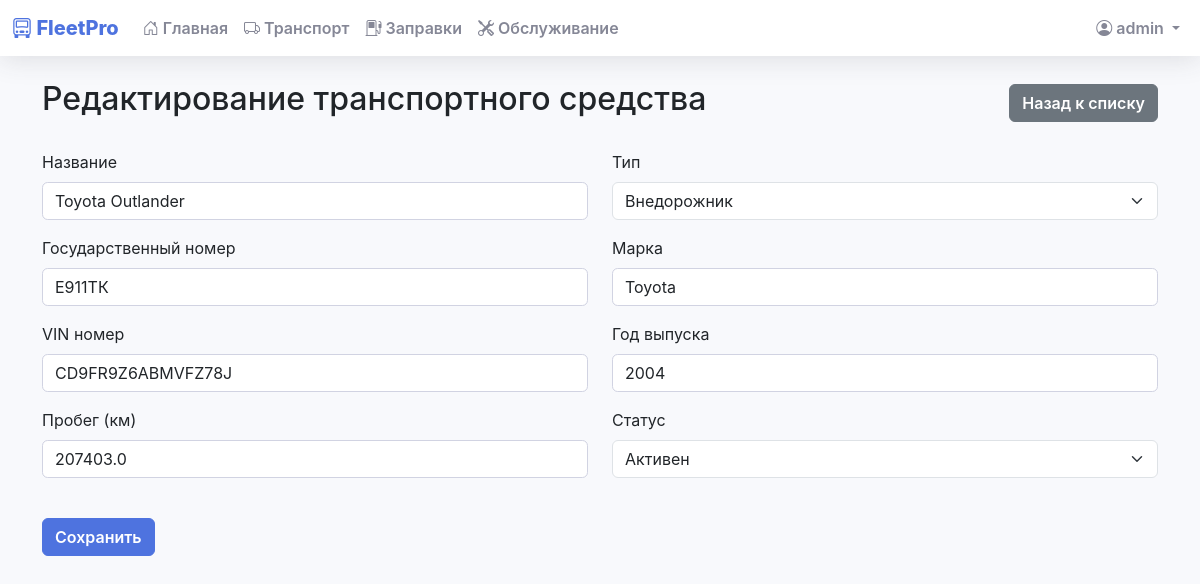
Page /edit_vehicle/1 (signed in) on the committed database.
### models.py (models this page shows, shortened)
class User(db.Model, UserMixin):
    id = db.Column(db.Integer, primary_key=True)
    username = db.Column(db.String(80), unique=True, nullable=False)
    password = db.Column(db.String(120), nullable=False)
    role = db.Column(db.String(20), nullable=False, default='user')
    email = db.Column(db.String(120), unique=True, nullable=False)
    phone = db.Column(db.String(20), nullable=False)
    created_at = db.Column(db.DateTime, default=datetime.utcnow)

class Vehicle(db.Model):
    id = db.Column(db.Integer, primary_key=True)
    name = db.Column(db.String(100), nullable=False)
    type = db.Column(db.String(50), nullable=False)
    plate = db.Column(db.String(20), unique=True, nullable=False)
    brand = db.Column(db.String(50), nullable=False)
    vin = db.Column(db.String(50), unique=True, nullable=False)
    status = db.Column(db.String(20), nullable=False)
    year = db.Column(db.Integer)
    mileage = db.Column(db.Float, default=0)
    last_maintenance_date = db.Column(db.DateTime)
    next_maintenance_date = db.Column(db.DateTime)
    created_at = db.Column(db.DateTime, default=datetime.utcnow)
    fuel_records = db.relationship('FuelRecord', backref='vehicle', lazy=True)
    maintenance_records = db.relationship('MaintenanceRecord', backref='vehicle', lazy=True)

### app.py (the view, shortened to what this page needs)
@app.route('/edit_vehicle/<int:vehicle_id>', methods=['GET', 'POST'])
@login_required
def edit_vehicle(vehicle_id):
    if current_user.role not in ['admin', 'manager']:
        flash('У вас нет прав для выполнения этой операции', 'danger')
        return redirect(url_for('vehicles_list'))
    vehicle = Vehicle.query.get_or_404(vehicle_id)
    return render_template('edit_vehicle.html', vehicle=vehicle)

### app.py (called while the page is built)
@login_manager.user_loader
def load_user(user_id):
    return User.query.get(int(user_id))

### templates/edit_vehicle.html (shortened to what this page needs)
{% extends "base.html" %}
{% block content %}
<div class="container mt-4">
    <div class="d-flex justify-content-between align-items-center mb-4">
        <h2>Редактирование транспортного средства</h2>
        <a href="javascript:history.back()" class="btn btn-secondary">Назад к списку</a>
    </div>
    <form method="POST" class="mt-4">
        <div class="row">
            <div class="col-md-6 mb-3">
                <label for="name" class="form-label">Название</label>
                <input type="text" class="form-control" id="name" name="name" value="{{ vehicle.name }}" required>
            </div>
            <div class="col-md-6 mb-3">
                <label for="type" class="form-label">Тип</label>
                <select class="form-select" id="type" name="type" required>
                    <option value="suv" {% if vehicle.type == 'suv' %}selected{% endif %}>Внедорожник</option>
                </select>
            </div>
        </div>
        <div class="row">
            <div class="col-md-6 mb-3">
                <label for="plate" class="form-label">Государственный номер</label>
                <input type="text" class="form-control" id="plate" name="plate" value="{{ vehicle.plate }}" required>
            </div>
            <div class="col-md-6 mb-3">
                <label for="brand" class="form-label">Марка</label>
                <input type="text" class="form-control" id="brand" name="brand" value="{{ vehicle.brand }}" required>
            </div>
        </div>
        <div class="row">
            <div class="col-md-6 mb-3">
                <label for="vin" class="form-label">VIN номер</label>
                <input type="text" class="form-control" id="vin" name="vin" value="{{ vehicle.vin }}" required>
            </div>
            <div class="col-md-6 mb-3">
                <label for="year" class="form-label">Год выпуска</label>
                <input type="number" class="form-control" id="year" name="year" value="{{ vehicle.year or '' }}" min="1900" max="{{ current_year }}">
            </div>
        </div>
        <div class="row">
            <div class="col-md-6 mb-3">
                <label for="mileage" class="form-label">Пробег (км)</label>
                <input type="number" class="form-control" id="mileage" name="mileage" value="{{ vehicle.mileage }}" step="0.1" min="0">
            </div>
            <div class="col-md-6 mb-3">
                <label for="status" class="form-label">Статус</label>
                <select class="form-select" id="status" name="status" required>
                    <option value="active" {% if vehicle.status == 'active' %}selected{% endif %}>Активен</option>
                </select>
            </div>
        </div>
        <div class="mt-4">
            <button type="submit" class="btn btn-primary">Сохранить</button>
        </div>
    </form>
</div>
{% endblock %}

### templates/base.html (shortened to what this page needs)
<!DOCTYPE html>
<html lang="ru">
<head>
    <link href="https://cdn.jsdelivr.net/npm/bootstrap@5.3.0/dist/css/bootstrap.min.css" rel="stylesheet">
    <link rel="stylesheet" href="https://cdn.jsdelivr.net/npm/bootstrap-icons@1.11.0/font/bootstrap-icons.css">
</head>
<body>
    {% if current_user.is_authenticated %}
    <nav class="navbar navbar-expand-lg navbar-light mb-4">
        <div class="container-fluid">
            <span class="navbar-brand">
                <i class="bi bi-truck-front"></i> FleetPro
            </span>
            <div class="collapse navbar-collapse" id="navbarNav">
                <ul class="navbar-nav me-auto">
                    <li class="nav-item">
                        <a class="nav-link" href="{{ url_for('index') }}">
                            <i class="bi bi-house-door"></i> Главная
                        </a>
                    </li>
                    <li class="nav-item">
                        <a class="nav-link" href="{{ url_for('vehicles_list') }}">
                            <i class="bi bi-truck"></i> Транспорт
                        </a>
                    </li>
                    <li class="nav-item">
                        <a class="nav-link" href="{{ url_for('fuel') }}">
                            <i class="bi bi-fuel-pump"></i> Заправки
                        </a>
                    </li>
                    <li class="nav-item">
                        <a class="nav-link" href="{{ url_for('maintenance') }}">
                            <i class="bi bi-tools"></i> Обслуживание
                        </a>
                    </li>
                </ul>
                <ul class="navbar-nav">
                    <li class="nav-item dropdown">
                        <a class="nav-link dropdown-toggle" href="#" id="navbarDropdown" role="button" data-bs-toggle="dropdown">
                            <i class="bi bi-person-circle"></i> {{ current_user.username }}
                        </a>
                    </li>
                </ul>
            </div>
        </div>
    </nav>
    {% endif %}
    <div class="container-fluid">
        {% block content %}{% endblock %}
    </div>
</body>
</html>

### templates/base.html (style rules this page uses)
:root { --primary-color: #4e73df; --secondary-color: #858796; --success-color: #1cc88a; --info-color: #36b9cc; --warning-color: #f6c23e; --danger-color: #e74a3b; --light-color: #f8f9fc; --dark-color: #5a5c69; }
body { background-color: #f8f9fc; font-family: 'Nunito', -apple-system, BlinkMacSystemFont, "Segoe UI", Roboto, "Helvetica Neue", Arial, sans-serif; }
.navbar { background-color: #fff; box-shadow: 0 0.15rem 1.75rem 0 rgba(58, 59, 69, 0.15); }
.navbar-brand { font-weight: 800; color: var(--primary-color); }
.nav-link { color: var(--secondary-color); font-weight: 600; }
.btn { font-weight: 600; padding: 0.375rem 0.75rem; }
.btn-primary { background-color: var(--primary-color); border-color: var(--primary-color); }
.form-control { border: 1px solid #d1d3e2; border-radius: 0.35rem; }

### rows in the picture
User: username "admin"
Vehicle: name "Toyota Outlander", type "Внедорожник", plate "Е911ТК", brand "Toyota", vin "CD9FR9Z6ABMVFZ78J", year "2004", mileage "207403.0", status "Активен"
